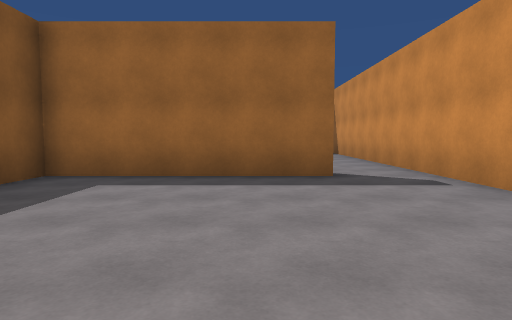
View 1 (above)

14 first-person views from a walk through a scene from a Unity 3-D project. The camera is 1.3 m above the floor, tilts 4° down and sees 75° across. The floor is counted in squares, 2 m on a side. Each view is taken from the middle of a square. On the plan, view 1 faces up. The plan holds only what a view shows up to about 10 squares ahead; the rest is blank. The place goes on beyond the plan. The player character is not drawn. Door leaves are left out, so doorways stand open. Surface patterns are stand-ins for the level's own textures.

View 2
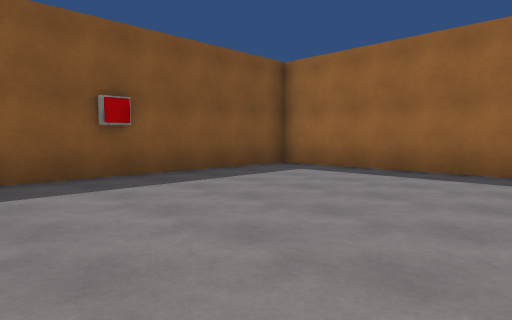

View 3
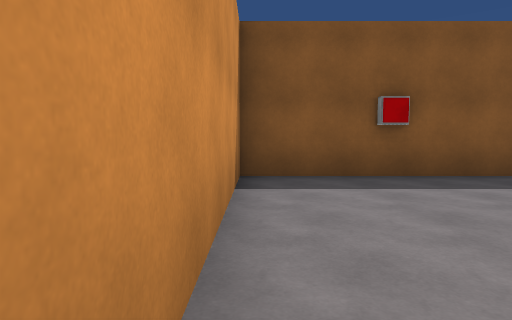

View 4
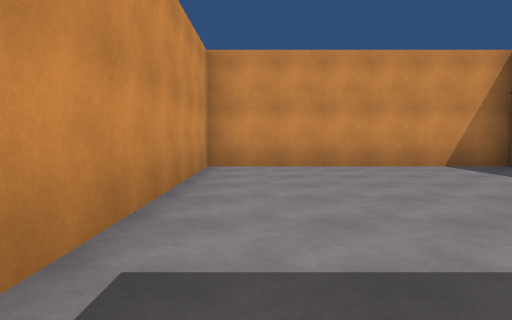

View 5
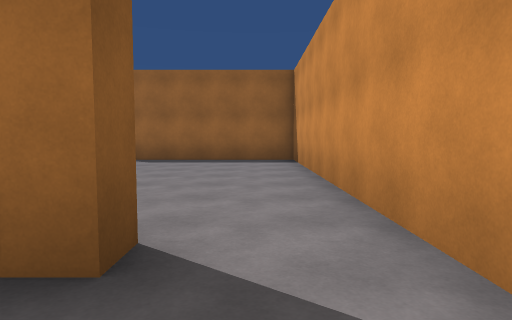

View 6
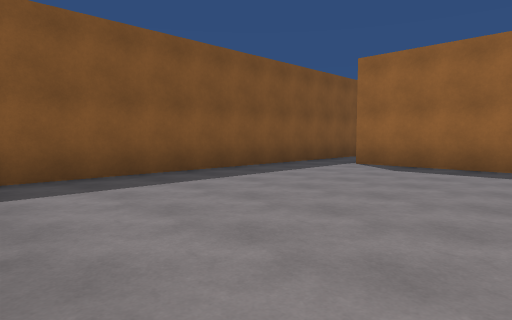

View 7
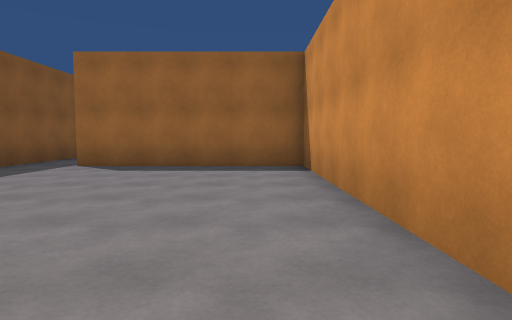

View 8
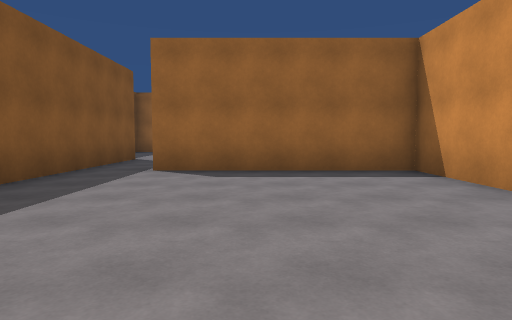

View 9
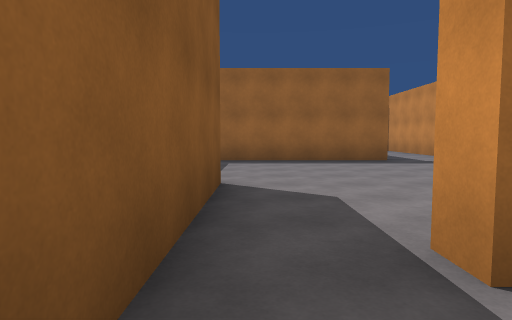

View 10
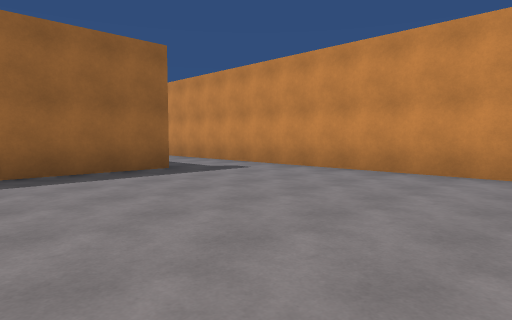

View 11
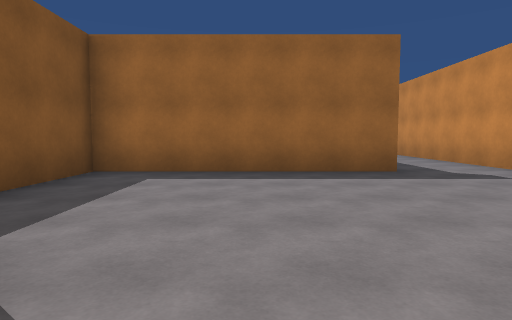

View 12
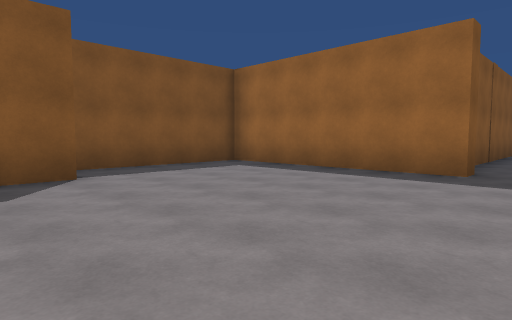

View 13
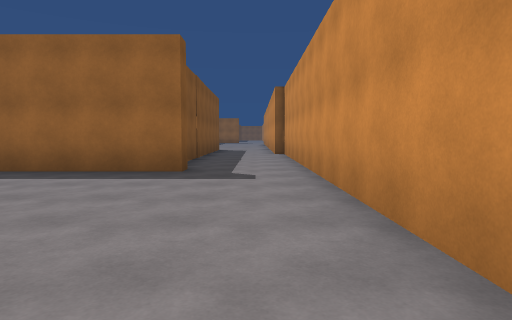

View 14
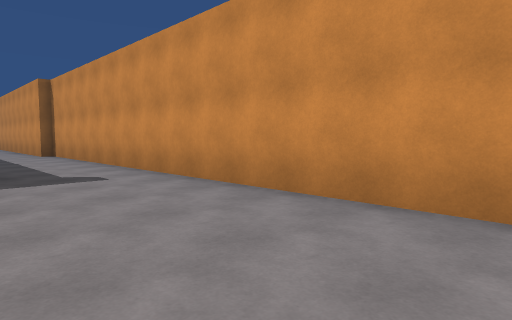

### Floor plan
Ten units are one square. View 1 is at (0, 0); x grows to the right and y downward. Boxes are objects, and circles mark ways between rooms. Rooms are numbered by the first view taken in them; rooms with no view inside come last. Other rooms are left out.
<svg viewBox="-55 -250 91 268">
<path fill="none" stroke="#000" d="M13 -61 13 -55 -35 -55 -35 13 31 13 31 -64M-35 -146 -35 -66M31 -64 31 -134 -20 -134 -20 -140M-35 -168 -35 -146M6 -218 6 -212 -50 -212 -50 -170M31 -154 31 -245M2 -245 2 -238"/>
<circle cx="20" cy="-60" r="3" fill="#2a7"/>
<circle cx="-25" cy="-140" r="3" fill="#2a7"/>
<text x="0" y="-20">1</text>
<text x="-10" y="-100">2</text>
<text x="0" y="-180">3</text>
</svg>
Room 1 opens to room 2. Room 2 opens to room 3.

Where each view was taken, in squares from view 1:
view 1: 0 up, 0 right, facing up
view 2: 1 down, 2 right, facing up-left
view 3: 1 down, 2 right, facing left
view 4: 6 up, 2 right, facing down
view 5: 4 up, 2 right, facing up
view 6: 6 up, 2 right, facing up-left
view 7: 6 up, 2 right, facing up
view 8: 7 up, 0 right, facing up
view 9: 12 up, 3 left, facing up
view 10: 15 up, 3 left, facing up-right
view 11: 15 up, 2 left, facing up
view 12: 15 up, 2 right, facing up-left
view 13: 15 up, 2 right, facing up
view 14: 15 up, 0 right, facing up-right
